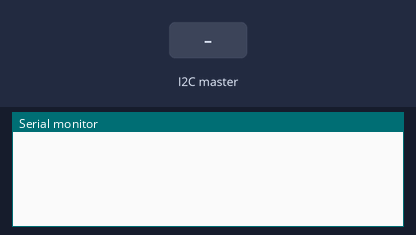
Bench run of a sketch on a simulated Arduino Uno, built with avr-gcc and run on an emulated ATmega328P. Shown: the last lines printed to the serial monitor. Inputs (shaded band) come from the test bench. EEPROM starts erased.

Above: at 1.2 s.
1.3 s: the I2C master sends "S"
At 2.5 s:
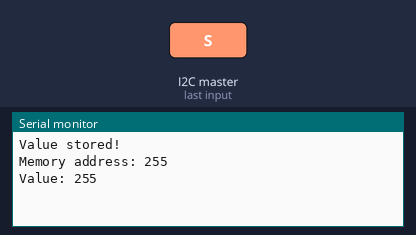
2.8 s: the I2C master sends "C"
At 4.2 s:
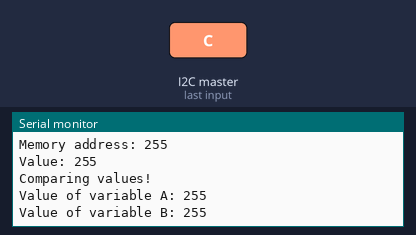

Measured:
- after the input at 1.3 s, the serial monitor: prints a new line at once (image 1)
- after the input at 2.8 s, the serial monitor: prints a new line at once (image 2)

The sketch:

SlaveArduino3.ino
```cpp
#include <Wire.h>
#include <EEPROM.h>

void setup()
{
  Serial.begin(9600); // Open serial port and set data rate to 9600 bps
  Wire.begin(42); // Join I2C bus with slave address 42
  Wire.onReceive(receiveEvent); // Perform function when bytes received
  Wire.onRequest(requestEvent); // Perform function when bytes requested
}

void loop()
{
}

byte var_a; // Variable A
byte var_b; // Variable B

void receiveEvent()
{
  byte counter = 0; // Count received bytes
  byte address; // Memory address
  byte value; // Stored value
  byte mode; // Chosen mode
  while (counter < 3) // Iterate 3 times
  {
    byte received = Wire.read();
    if (counter == 0 && received == 'S') // Store mode chosen
    {
      Serial.println("Value stored! ");
      mode = 1;
    }
    else if (counter == 0 && received == 'C') // Compare mode chosen
    {
      Serial.println("Comparing values!");
      mode = 2;
    }
    else
    {
      switch (mode) // Store incoming byte to address or set variable A and B to incoming bytes
      {
        case 1:
          if (counter == 1) address = received;
          else
          {
            value = received;
            EEPROM.write(address, value);
            Serial.print("Memory address: ");
            Serial.println(address);
            Serial.print("Value: ");
            Serial.println(value);
            Serial.println();
          }
          break;

        case 2:
          if (counter == 1) var_a = EEPROM.read(received);
          else
          {
            var_b = EEPROM.read(received);
            Serial.print("Value of variable A: ");
            Serial.println(var_a);
            Serial.print("Value of variable B: ");
            Serial.println(var_b);
          }
          break;
      }
    }
    counter++;
  }
}

void requestEvent()
{
  byte maximum = (var_a > var_b) ? var_a : var_b; // Calculate maximum value
  byte minimum = (var_a > var_b) ? var_b : var_a; // Calculate minimum value
  Serial.print("Maximum value: ");
  Serial.println(maximum);
  Serial.print("Minimum value: ");
  Serial.println(minimum);
  Serial.println();
  Wire.write(maximum); // Write maximum value to master
  Wire.write(minimum); // Write minimum value to master
}
```
